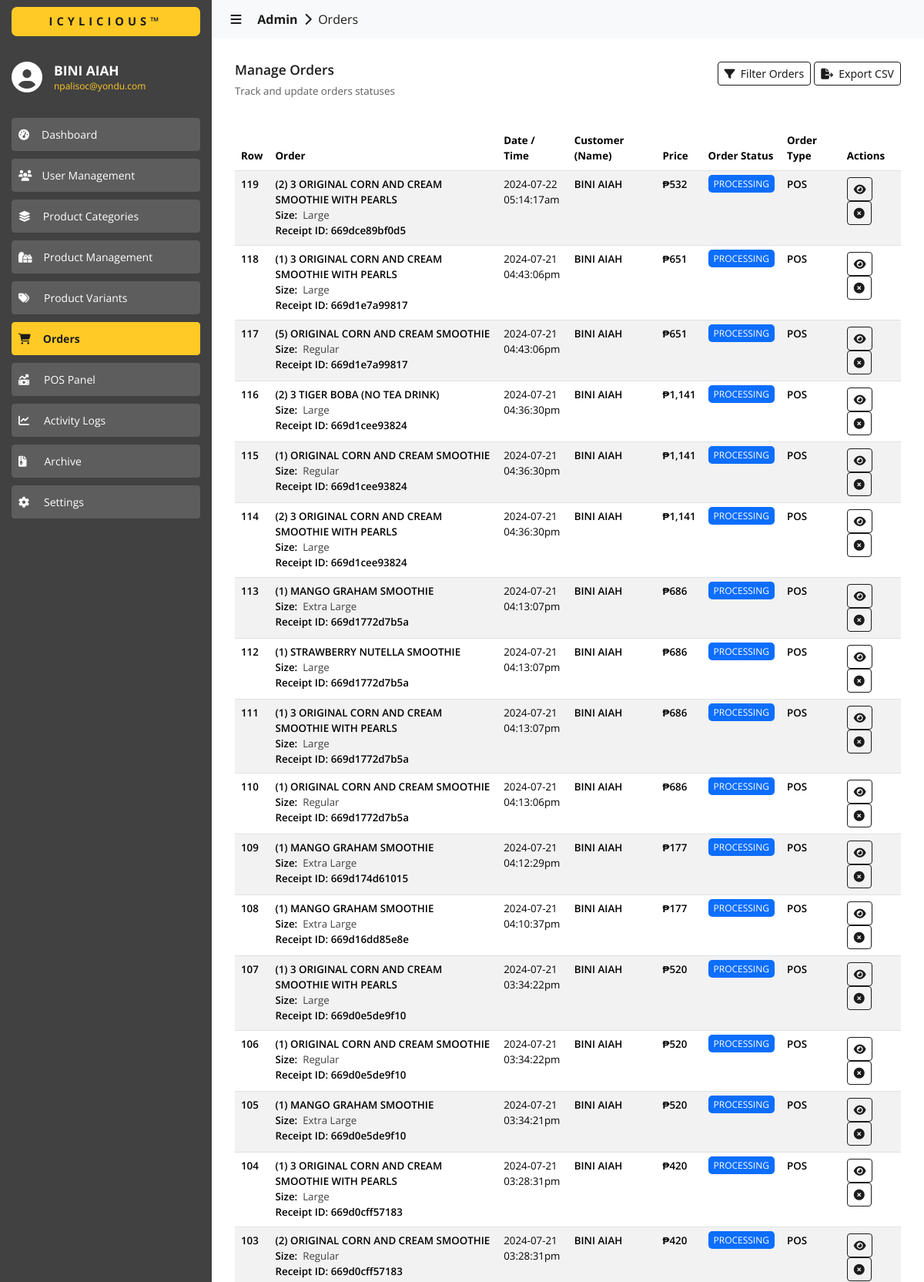
The app's page /admin/orders/index.php (signed in, upper part) with its own data.
### tables this page shows
CREATE TABLE `orders` (
  `id` int(11) NOT NULL,
  `transaction_id` varchar(255) NOT NULL,
  `product_id` int(11) NOT NULL,
  `product_name` varchar(255) NOT NULL,
  `variant_id` int(11) DEFAULT NULL,
  `variant_type` varchar(255) NOT NULL,
  `variant_name` varchar(255) NOT NULL,
  `variant_price` varchar(255) NOT NULL,
  `user_id` int(11) NOT NULL,
  `order_date` date NOT NULL,
  `order_time` varchar(255) NOT NULL,
  `order_quantity` int(11) NOT NULL,
  `is_pickup` int(11) NOT NULL,
  `user_firstname` varchar(255) NOT NULL,
  `user_lastname` varchar(255) NOT NULL,
  `user_address` varchar(999) NOT NULL,
  `user_phone` varchar(255) NOT NULL,
  `user_email` varchar(255) NOT NULL,
  `order_status` varchar(255) NOT NULL,
  `order_total` varchar(255) NOT NULL,
  `order_type` varchar(255) NOT NULL
);

### admin/orders/index.php (the view, shortened to what this page needs)
<?php
  include('../../utils/connections.php');
?>
<!DOCTYPE html>
<html lang="en">
  <head>
    <link
      href="https://cdn.jsdelivr.net/npm/bootstrap@5.3.3/dist/css/bootstrap.min.css"
      rel="stylesheet"
    >
    <link href="https://cdn.datatables.net/2.0.5/css/dataTables.bootstrap5.css" rel="stylesheet">
    <link rel="stylesheet" href="../../assets/css/global.css" />
    <link rel="stylesheet" href="./css/orders.css" />
  </head>
  <body>
    <div id="nav-sidebar" class="sidebar-container slide-expanded">
      <div class="div-tm-title background-color-light-grey">
        <h4 class="h4-tm-title sans-700 color-dark-grey background-color-yellow">ICYLICIOUS&trade;</h4>
      </div>
      <div class="div-sidebar-logo">
        <i class="fa-solid fa-circle-user color-white" style="font-size: 30pt; margin-top: -8px"></i>
        <div>
          <h4 class="color-white sans-700 h6-title-name">
            <?php
              echo $_SESSION['user_info.first_name']." ".$_SESSION['user_info.last_name'];
            ?>
          </h4>
          <p class="color-yellow sans-regular p-title-email">
            <?php
              echo $_SESSION['user_info.email'];
            ?>
          </p>
        </div>
      </div>
      <div class="div-siderbar-menu-links">
        <button
          id="btn-dashboard"
          class="btn btn-outline-success btn-sm
            sans-regular
            background-color-super-light-grey
            border-color-super-light-grey
            color-white
            btn-menu
            btn-menu-unselected"
          type="button">
          <i class="fa-solid fa-gauge-high"></i><span style="padding-left: 16px">Dashboard</span>
        </button>
        <button
          id="btn-user-management"
          class="btn btn-outline-success btn-sm
            sans-regular
            background-color-super-light-grey
            border-color-super-light-grey
            color-white
            btn-menu
            btn-menu-unselected"
          type="button">
          <i class="fa-solid fa-users"></i><span style="padding-left: 13px">User Management</span>
        </button>
        <button
          id="btn-categories"
          class="btn btn-outline-success btn-sm
            sans-regular
            background-color-super-light-grey
            border-color-super-light-grey
            color-white
            btn-menu
            btn-menu-unselected"
          type="button">
          <i class="fa-solid fa-layer-group"></i><span style="padding-left: 16px">Product Categories</span>
        </button>
        <button
          id="btn-products"
          class="btn btn-outline-success btn-sm
            sans-regular
            background-color-super-light-grey
            border-color-super-light-grey
            color-white
            btn-menu
            btn-menu-unselected"
          type="button">
          <i class="fa-solid fa-gifts"></i><span style="padding-left: 15px">Product Management</span>
        </button>
        <button
          id="btn-variants"
          class="btn btn-outline-success btn-sm
            sans-regular
            background-color-super-light-grey
            border-color-super-light-grey
            color-white
            btn-menu
            btn-menu-unselected"
          type="button">
          <i class="fa-solid fa-tags"></i><span style="padding-left: 19px">Product Variants</span>
        </button>
        <button
          id="btn-orders"
          class="btn btn-outline-success btn-sm
            sans-700
            background-color-yellow
            border-color-yellow
            color-dark-grey
            btn-menu
            btn-menu-selected"
          type="button">
          <i class="fa-solid fa-cart-shopping"></i><span style="padding-left: 16px">Orders</span>
        </button>
        <button
          id="btn-pos"
          class="btn btn-outline-success btn-sm
            sans-regular
            background-color-super-light-grey
            border-color-super-light-grey
            color-white
            btn-menu
            btn-menu-unselected"
          type="button">
          <i class="fa-solid fa-money-bill-trend-up"></i><span style="padding-left: 19px">POS Panel</span>
        </button>
        <button
          id="btn-logs"
          class="btn btn-outline-success btn-sm
            sans-regular
            background-color-super-light-grey
            border-color-super-light-grey
            color-white
            btn-menu
            btn-menu-unselected"
          type="button">
          <i class="fa-solid fa-chart-line"></i><span style="padding-left: 19px">Activity Logs</span>
        </button>
        <button
          id="btn-archives"
          class="btn btn-outline-success btn-sm
            sans-regular
            background-color-super-light-grey
            border-color-super-light-grey
            color-white
            btn-menu
            btn-menu-unselected"
          type="button">
          <i class="fa-solid fa-file-zipper"></i><span style="padding-left: 23px">Archive</span>
        </button>
        <button
          id="btn-settings"
          class="btn btn-outline-success btn-sm
            sans-regular
            background-color-super-light-grey
            border-color-super-light-grey
            color-white
            btn-menu
            btn-menu-unselected"
          type="button">
          <i class="fa-solid fa-gear"></i><span style="padding-left: 19px">Settings</span>
        </button>
      </div>
    </div>
    <div id="content-body" class="content content-slide-expanded">
      <nav class="navbar navbar-expand-lg navbar-light bg-body-tertiary">
        <div class="container-fluid">
          <a class="navbar-brand sans-regular color-dark-grey a-navbar-path" href="#" style="cursor: default;">
            &nbsp;&nbsp;&nbsp;<i id="navbar-control" class="fa-solid fa-bars" style="cursor: pointer"></i>
            &nbsp;&nbsp;&nbsp;&nbsp;<b>Admin</b>&nbsp;
            <i class="fa-solid fa-chevron-right"></i>
            &nbsp;Orders
          </a>
        </div>
      </nav>
      <div>
        <div class="content-wrapper">
          <div class="div-content-title">
            <div class="div-content-title-labels">
              <h4 class="color-dark-grey sans-600" style="font-size: 13pt;">
                Manage Orders
              </h4>
              <p class="color-super-light-grey sans-regular" style="font-size: 10pt;">
                Track and update orders statuses
              </p>
            </div>
            <div class="div-content-title-actions">
              <button
                data-bs-toggle="modal"
                data-bs-target="#staticFilterOrders"
                class="btn btn-outline-primary btn-sm sans-400"
                type="button">
                <i class="fa-solid fa-filter"></i>&nbsp;&nbsp;Filter Orders
              </button>
              <button
                data-bs-toggle="modal"
                data-bs-target="#staticExportCSV"
                class="btn btn-outline-primary btn-sm sans-400"
                type="button">
                <i class="fa-solid fa-file-export"></i>&nbsp;&nbsp;Export CSV
              </button>
            </div>
          </div>
          <div style="margin-top: 20px;">
            <table id="data" class="table table-striped" style="width:100%">
              <thead>
                <tr>
                  <th class="sans-bold">Row</th>
                  <th class="sans-bold">Order</th>
                  <th class="sans-bold">Date / Time</th>
                  <th class="sans-bold">Customer (Name)</th>
                  <th class="sans-bold">Price</th>
                  <th class="sans-bold">Order Status</th>
                  <th class="sans-bold">Order Type</th>
                  <th class="sans-bold">Actions</th>
                </tr>
              </thead>
              <tbody>
                <?php
                  $fetch_query = "SELECT * FROM orders ORDER BY id DESC";
                  $result = $conn->query($fetch_query);
                  if ($result->num_rows > 0) {
                    while ($row = $result->fetch_assoc()) {
                      $order_id = $row["id"];
                      $transaction_id = $row["transaction_id"];
                      $variant_type = $row['variant_type'];
                      $variant_name = $row['variant_name'];
                      $order_date = $row['order_date'];
                      $order_time = $row['order_time'];
                      $order_quantity = $row['order_quantity'];
                      $order_status = $row['order_status'];
                      $order_type = $row['order_type'];
                      $order_total = floatval($row['order_total']);
                      $user_firstname = $row['user_firstname'];
                      $user_lastname = $row['user_lastname'];
                      $user_email = $row['user_email'];
                      $user_phone = $row['user_phone'];
                      $user_address = $row['user_address'];
                      $row_product_name = $row["product_name"];
                      $row_product_price = number_format($order_total);
                      $row_variant = '
                        <div style="padding-top: 0px; display: flex; flex-direction: row; sans-regular size-10 color-light-grey">
                          '.$variant_type.':&nbsp;&nbsp;
                          <span class="badge-size color-light-grey sans-regular size-10">
                            '.$variant_name.'
                          </span>
                        </div>
                      ';
                      $row_customer_name = $user_firstname.' '.$user_lastname;
                      $row_status_type = "";
                      $row_status_name = "";
                      if ($order_status == 'PROCESSING') {
                        $row_status_type = "badge-processing";
                        $row_status_name = $order_status;
                      } else if ($order_status == 'SERVING') {
                        $row_status_type = "badge-serving";
                        $row_status_name = $order_status;
                        $row_action_status = "disabled";
                      } else if ($order_status == 'CANCELLED') {
                        $row_status_type = "badge-cancelled";
                        $row_status_name = $order_status;
                        $row_action_status = "disabled";
                      } else if ($order_status == 'FULFILLED') {
                        $row_status_type = "badge-fulfilled";
                        $row_status_name = $order_status;
                      }
                      $is_cancelled = "";
                      $shipping_name = "";
                      $shipping_phone = "";
                      $shipping_address = "";
                      $payment_type = "";
                      $fetch_query = "SELECT * FROM orders_billing WHERE order_id = ".$order_id." LIMIT 1";
                      $billing_result = $conn->query($fetch_query);
                      if ($billing_result->num_rows > 0) {
                        $billing_row = $billing_result->fetch_assoc();
                        $shipping_first_name = $billing_row['shipping_first_name'];
                        $shipping_last_name = $billing_row['shipping_last_name'];
                        $shipping_phone = $billing_row['shipping_phone'];
                        $shipping_address = $billing_row['shipping_address'];
                        $payment_type = $billing_row['payment_type'];
                        $shipping_name = $shipping_first_name.' '.$shipping_last_name;
                      }
                      echo '
                        <tr>
                          <td class="sans-600">
                            '.$order_id.'
                          </td>
                          <td class="sans-600">
                            ('.$order_quantity.') '.$row_product_name.'
                            '.$row_variant.'
                            Receipt ID: '.$transaction_id.'
                          </td>
                          <td class="sans-regular">
                            '.$order_date.'<br/>'.$order_time.'
                          </td>
                          <td class="sans-600">
                            '.$row_customer_name.'
                          </td>
                          <td class="sans-600">
                            ₱'.$row_product_price.'
                          </td>
                          <td class="sans-regular" style="font-size: 9pt;">
                            <span class="'.$row_status_type.'">'.$row_status_name.'</span>
                          </td>
                          <td class="sans-600">
                            '.$order_type.'
                          </td>
                          <td>
                            <button
                              data-bs-toggle="modal"
                              data-bs-target="#staticViewOrder"
                              onclick="onViewOrder(
                                '."'".$transaction_id."'".',
                                '."'".$order_id."'".',
                                '."'".$user_firstname."'".',
                                '."'".$user_lastname."'".',
                                '."'".$user_email."'".',
                                '."'".$user_phone."'".',
                                '."'".$user_address."'".',
                                '."'".$order_date."'".',
                                '."'".$order_time."'".',
                                '."'".$order_quantity."'".',
                                '."'".$row_product_name."'".',
                                '."'".$variant_type."'".',
                                '."'".$variant_name."'".',
                                '."'".$row_product_price."'".',
                                '."'".$shipping_name."'".',
                                '."'".$shipping_phone."'".',
                                '."'".$shipping_address."'".',
                                '."'".$payment_type."'".',
                                '."'".$order_status."'".'
                              )"
                              class="btn btn-outline-primary btn-sm
                                sans-400
                                color-white"
                              type="button">
                              <i class="fas fa-eye"></i>
                            </button>
                            <button
                              onclick="onCancelOrder('."'".$order_id."'".')"
                              '.$is_cancelled.'
                              class="btn btn-outline-primary btn-sm
                                sans-400
                                color-white"
                              type="button">
                              <i class="fa-solid fa-circle-xmark"></i>
                            </button>
                          </td>
                        </tr>
                      ';
                    }
                  }
                ?>
              </tbody>
            </table>
          </div>
        </div>
      </div>
    </div>
  </body>
</html>

### records on screen
orders: id "119", order_quantity "2", product_name "3 ORIGINAL CORN AND CREAM SMOOTHIE WITH PEARLS", variant_type "Size", variant_name "Large", transaction "669dce89bf0d5", order_date "2024-07-22", order_time "05:14:17am", row_customer_name "BINI AIAH", order_total "532", order_status "PROCESSING", order_type "POS"
orders: id "118", order_quantity "1", product_name "3 ORIGINAL CORN AND CREAM SMOOTHIE WITH PEARLS", variant_type "Size", variant_name "Large", transaction "669d1e7a99817", order_date "2024-07-21", order_time "04:43:06pm", row_customer_name "BINI AIAH", order_total "651", order_status "PROCESSING", order_type "POS"
orders: id "117", order_quantity "5", product_name "ORIGINAL CORN AND CREAM SMOOTHIE", variant_type "Size", variant_name "Regular", transaction "669d1e7a99817", order_date "2024-07-21", order_time "04:43:06pm", row_customer_name "BINI AIAH", order_total "651", order_status "PROCESSING", order_type "POS"
orders: id "116", order_quantity "2", product_name "3 TIGER BOBA (NO TEA DRINK)", variant_type "Size", variant_name "Large", transaction "669d1cee93824", order_date "2024-07-21", order_time "04:36:30pm", row_customer_name "BINI AIAH", order_total "1,141", order_status "PROCESSING", order_type "POS"
orders: id "115", order_quantity "1", product_name "ORIGINAL CORN AND CREAM SMOOTHIE", variant_type "Size", variant_name "Regular", transaction "669d1cee93824", order_date "2024-07-21", order_time "04:36:30pm", row_customer_name "BINI AIAH", order_total "1,141", order_status "PROCESSING", order_type "POS"
orders: id "114", order_quantity "2", product_name "3 ORIGINAL CORN AND CREAM SMOOTHIE WITH PEARLS", variant_type "Size", variant_name "Large", transaction "669d1cee93824", order_date "2024-07-21", order_time "04:36:30pm", row_customer_name "BINI AIAH", order_total "1,141", order_status "PROCESSING", order_type "POS"
orders: id "113", order_quantity "1", product_name "MANGO GRAHAM SMOOTHIE", variant_type "Size", variant_name "Extra Large", transaction "669d1772d7b5a", order_date "2024-07-21", order_time "04:13:07pm", row_customer_name "BINI AIAH", order_total "686", order_status "PROCESSING", order_type "POS"
orders: id "112", order_quantity "1", product_name "STRAWBERRY NUTELLA SMOOTHIE", variant_type "Size", variant_name "Large", transaction "669d1772d7b5a", order_date "2024-07-21", order_time "04:13:07pm", row_customer_name "BINI AIAH", order_total "686", order_status "PROCESSING", order_type "POS"
orders: id "111", order_quantity "1", product_name "3 ORIGINAL CORN AND CREAM SMOOTHIE WITH PEARLS", variant_type "Size", variant_name "Large", transaction "669d1772d7b5a", order_date "2024-07-21", order_time "04:13:07pm", row_customer_name "BINI AIAH", order_total "686", order_status "PROCESSING", order_type "POS"
orders: id "110", order_quantity "1", product_name "ORIGINAL CORN AND CREAM SMOOTHIE", variant_type "Size", variant_name "Regular", transaction "669d1772d7b5a", order_date "2024-07-21", order_time "04:13:06pm", row_customer_name "BINI AIAH", order_total "686", order_status "PROCESSING", order_type "POS"
orders: id "109", order_quantity "1", product_name "MANGO GRAHAM SMOOTHIE", variant_type "Size", variant_name "Extra Large", transaction "669d174d61015", order_date "2024-07-21", order_time "04:12:29pm", row_customer_name "BINI AIAH", order_total "177", order_status "PROCESSING", order_type "POS"
orders: id "108", order_quantity "1", product_name "MANGO GRAHAM SMOOTHIE", variant_type "Size", variant_name "Extra Large", transaction "669d16dd85e8e", order_date "2024-07-21", order_time "04:10:37pm", row_customer_name "BINI AIAH", order_total "177", order_status "PROCESSING", order_type "POS"
orders: id "107", order_quantity "1", product_name "3 ORIGINAL CORN AND CREAM SMOOTHIE WITH PEARLS", variant_type "Size", variant_name "Large", transaction "669d0e5de9f10", order_date "2024-07-21", order_time "03:34:22pm", row_customer_name "BINI AIAH", order_total "520", order_status "PROCESSING", order_type "POS"
orders: id "106", order_quantity "1", product_name "ORIGINAL CORN AND CREAM SMOOTHIE", variant_type "Size", variant_name "Regular", transaction "669d0e5de9f10", order_date "2024-07-21", order_time "03:34:22pm", row_customer_name "BINI AIAH", order_total "520", order_status "PROCESSING", order_type "POS"
orders: id "105", order_quantity "1", product_name "MANGO GRAHAM SMOOTHIE", variant_type "Size", variant_name "Extra Large", transaction "669d0e5de9f10", order_date "2024-07-21", order_time "03:34:21pm", row_customer_name "BINI AIAH", order_total "520", order_status "PROCESSING", order_type "POS"
orders: id "104", order_quantity "1", product_name "3 ORIGINAL CORN AND CREAM SMOOTHIE WITH PEARLS", variant_type "Size", variant_name "Large", transaction "669d0cff57183", order_date "2024-07-21", order_time "03:28:31pm", row_customer_name "BINI AIAH", order_total "420", order_status "PROCESSING", order_type "POS"
orders: id "103", order_quantity "2", product_name "ORIGINAL CORN AND CREAM SMOOTHIE", variant_type "Size", variant_name "Regular", transaction "669d0cff57183", order_date "2024-07-21", order_time "03:28:31pm", row_customer_name "BINI AIAH", order_total "420", order_status "PROCESSING", order_type "POS"

### other values on screen
$_SESSION['user_info.first_name'] "BINI"
$_SESSION['user_info.last_name'] "AIAH"
$_SESSION['user_info.email'] "npalisoc@yondu.com"
